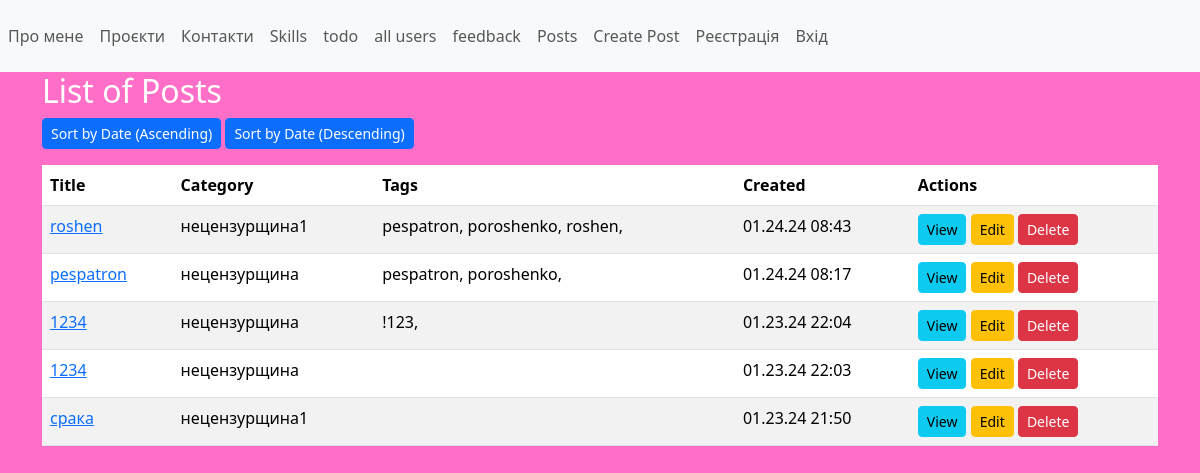
Page /post on the committed database.
### app/posts/models.py (models this page shows, shortened)
class Post(db.Model):
    id = db.Column(db.Integer, primary_key=True)
    title = db.Column(db.String(255), nullable=False)
    text = db.Column(db.Text, nullable=False)
    image = db.Column(db.String(255), default='postdefault.jpg')
    created = db.Column(db.DateTime, default=datetime.utcnow)
    type = db.Column(Enum(EnumPriority), default='low')
    enabled = db.Column(db.Boolean, default=True)
    user_id = db.Column(db.Integer, db.ForeignKey('user.id'), nullable=False)
    category_id = db.Column(db.Integer, db.ForeignKey('category.id'))
    tags = relationship('Tag', secondary=post_tag_association, backref=db.backref('posts', lazy=True))
    tags = relationship('Tag', secondary=post_tag_association, backref='posts')

class Category(db.Model):
    id = db.Column(db.Integer, primary_key=True)
    name = db.Column(db.String(255), nullable=False, unique=True)
    posts = relationship('Post', backref='category', lazy=True)  # Relationship with Post model

class Tag(db.Model):
    id = db.Column(db.Integer, primary_key=True)
    name = db.Column(db.String(255), nullable=False, unique=True)

### app/posts/views.py (the view)
@posts_bp.route("/post", methods=['GET'])
def list_posts():
    posts = Post.query.all()
    sort_order = request.args.get('sort', 'desc')
    categories = Category.query.all()
    if sort_order == 'asc':
        posts = Post.query.options(joinedload(Post.category), joinedload(Post.tags)).order_by(Post.created)
    else:
        posts = Post.query.options(joinedload(Post.category), joinedload(Post.tags)).order_by(Post.created.desc())
    return render_template('list_posts.html', title='List Posts', posts=posts, navigation=navigation,
                           sort_order=sort_order)

### app/posts/templates/list_posts.html
{% extends 'base.html' %}
{% block content %}
  <h2>List of Posts</h2>
  <div class="mb-3">
    <a href="{{ url_for('posts.list_posts', sort='asc') }}" class="btn btn-primary btn-sm">Sort by Date (Ascending)</a>
    <a href="{{ url_for('posts.list_posts', sort='desc') }}" class="btn btn-primary btn-sm">Sort by Date (Descending)</a>
  </div>
  <table class="table table-striped">
    <thead>
      <tr>
        <th>Title</th>
        <th>Category</th>
        <th>Tags</th>
        <th>Created</th>
        <th>Actions</th>
      </tr>
    </thead>
    <tbody>
      {% for post in posts %}
        <tr>
          <td><a href="{{ url_for('posts.view_post', id=post.id) }}">{{ post.title }}</a></td>
          <td>{{ post.category.name }}</td>
          <td>{% for tag in post.tags %}{{ tag.name }}, {% endfor %}</td>
          <td>{{ post.created.strftime('%m.%d.%y %H:%M') }}</td>
          <td>
            <a href="{{ url_for('posts.view_post', id=post.id) }}" class="btn btn-info btn-sm">View</a>
            <a href="{{ url_for('posts.update_post', id=post.id) }}" class="btn btn-warning btn-sm">Edit</a>
            <form method="POST" action="{{ url_for('posts.delete_post', id=post.id) }}" style="display:inline;">
              <button type="submit" class="btn btn-danger btn-sm" onclick="return confirm('Are you sure you want to delete this post?')">Delete</button>
            </form>
          </td>
        </tr>
      {% endfor %}
    </tbody>
  </table>
{% endblock %}

### app/static/css/styles.css (style rules this page uses)
body { background-color: #ff6ec7; color: #fff; }
h1, h2, h3, h4, h5, h6 { animation: pulse 2s infinite; }

### rows in the picture
Post: title "roshen", category.name "нецензурщина1", created "01.24.24 08:43"
Tag: name "pespatron"
Tag: name "poroshenko"
Tag: name "roshen"
Post: title "pespatron", category.name "нецензурщина", created "01.24.24 08:17"
Post: title "1234", category.name "нецензурщина", created "01.23.24 22:04"
Tag: name "!123"
Post: title "1234", category.name "нецензурщина", created "01.23.24 22:03"
Post: title "срака", category.name "нецензурщина1", created "01.23.24 21:50"

### other values in the picture
{{ page }} "Про мене" "Проєкти" "Контакти" "Skills" "todo" "all users" "feedback" "Posts" "Create Post"
